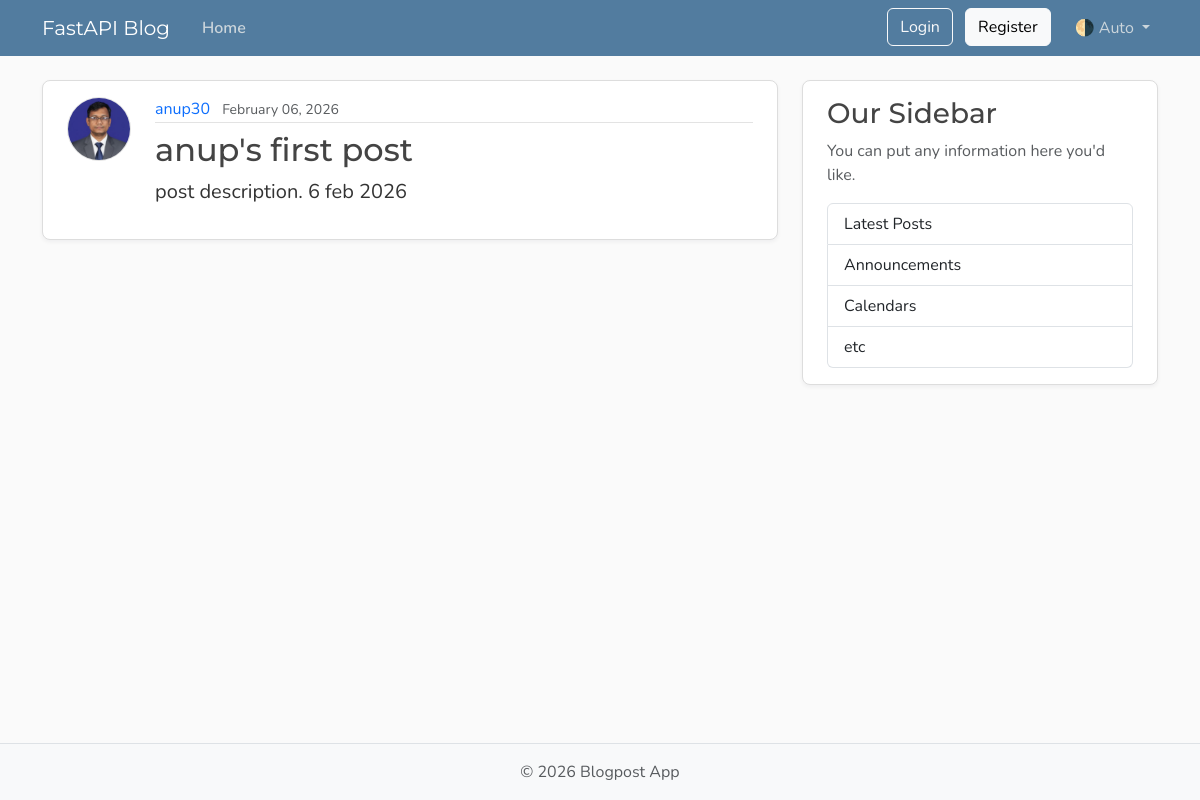
Before: /posts/1 with the older database file.
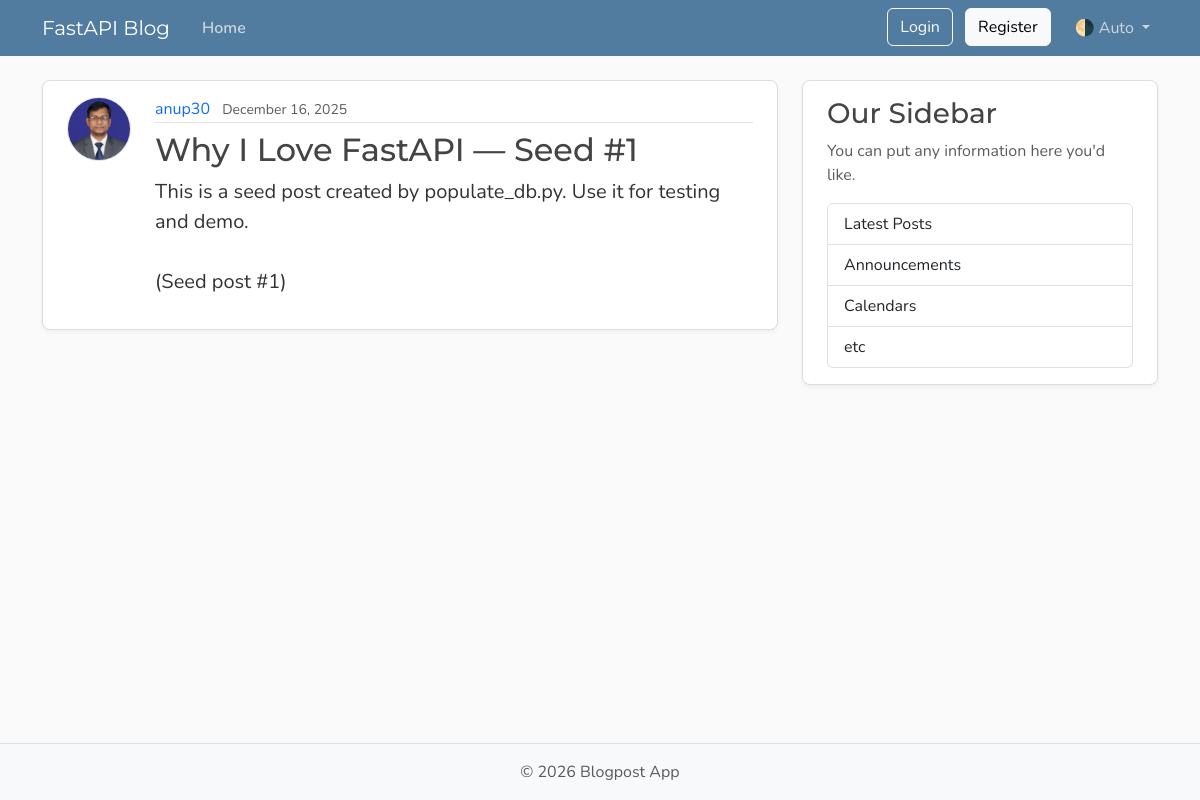
After: the same page with the newer database file.
### models.py (models this page shows)
class Post(Base):
    __tablename__ = "posts"
    id: Mapped[int] = mapped_column(Integer, primary_key=True, index=True)
    title: Mapped[str] = mapped_column(String(100), nullable=False)
    content: Mapped[str] = mapped_column(Text, nullable=False)
    user_id: Mapped[int] = mapped_column(
        ForeignKey("users.id"),
        nullable=False,
        index=True,
    )
    date_posted: Mapped[datetime] = mapped_column(
        DateTime(timezone=True),
        default=lambda: datetime.now(UTC),
    )
    author: Mapped[User] = relationship(back_populates="posts")

### main.py (the view)
@app.get("/posts/{post_id}", include_in_schema=False)
async def post_page(
    request: Request,
    post_id: int,
    db: Annotated[AsyncSession, Depends(get_db)],
):
    result = await db.execute(
        select(models.Post)
        .options(selectinload(models.Post.author))
        .where(models.Post.id == post_id),
    )
    post = result.scalars().first()
    if post:
        title = post.title[:50]
        return templates.TemplateResponse(
            request,
            "post.html",
            {"post": post, "title": title},
        )
    raise HTTPException(status_code=status.HTTP_404_NOT_FOUND, detail="Post not found")

### templates/post.html (shortened to what this page needs)
{% extends "layout.html" %}
{% block content %}
    <article class="content-section py-3 px-4 mb-4" data-user-id="{{post.user_id}}">
        <div class="d-flex align-items-start gap-4">
            <img class="rounded-circle article-img flex-shrink-0"
                 src="{{ post.author.image_path }}"
                 alt="{{ post.author.username }}'s profile picture"
                 width="64"
                 height="64"
                 loading="lazy">
            <div class="flex-grow-1">
                <div class="article-metadata mb-2">
                    <a class="me-2"
                       href="{{ url_for('user_posts', user_id=post.author.id) }}">{{ post.author.username }}</a>
                    <small class="text-body-secondary">{{ post.date_posted.strftime("%B %d, %Y") }}</small>
                </div>
                <h2 class="article-title">{{ post.title }}</h2>
                <p class="article-content">{{ post.content }}</p>
            </div>
        </div>
    </article>
{% endblock content %}

Changed rows visible on the page:
changed Post: date_posted "February 06, 2026" → "December 16, 2025"; title "anup's first post" → "Why I Love FastAPI — Seed #1"; content "post description. 6 feb 2026" → "This is a seed post created by populate_db.py. Use it for testing and demo. (Seed post #1)"
